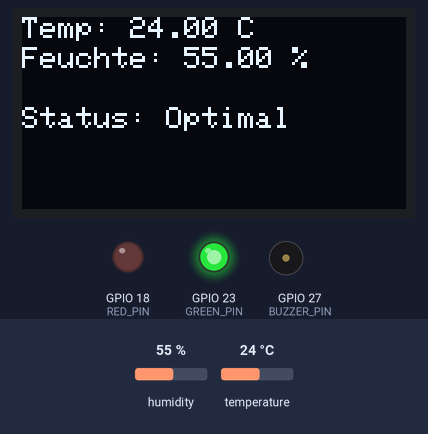
Bench run of a sketch on a simulated ESP32-S2. On the bench: 128×64 one-colour display, output pins drawn as LEDs (lit = HIGH), buzzer (waves = sounding). Inputs (shaded band) come from the test bench; at power-on: humidity 55 %, temperature 24 °C. What the sketch prints to the serial monitor is not drawn.

Above: at 2.8 s.
2.9 s: humidity set to 41 %
At 5.3 s:
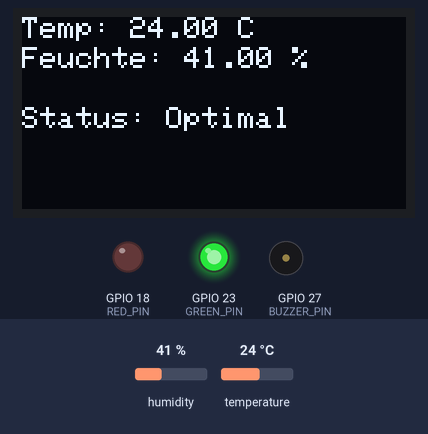
5.6 s: humidity set to 38 %
At 7.0 s:
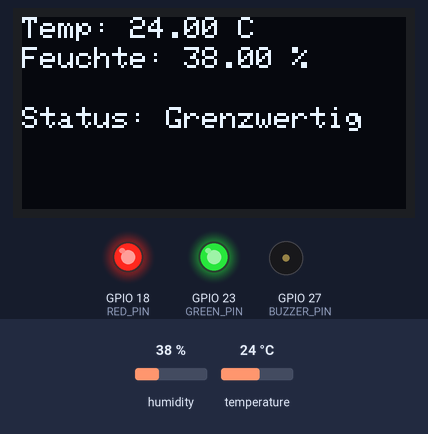
8.3 s: temperature set to 16.7 °C
At 11.1 s:
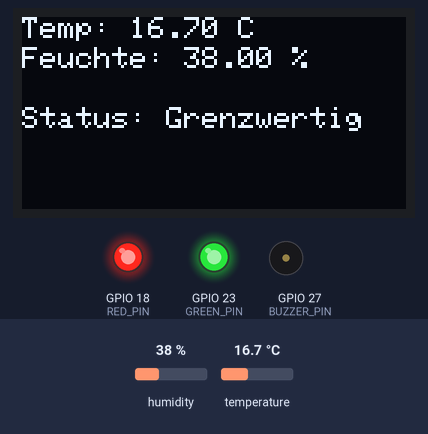
11.7 s: temperature set to 15.3 °C
At 13.2 s:
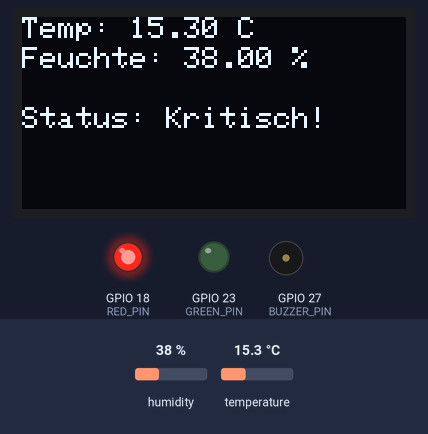
17.7 s: humidity set to 22 %
At 20.0 s:
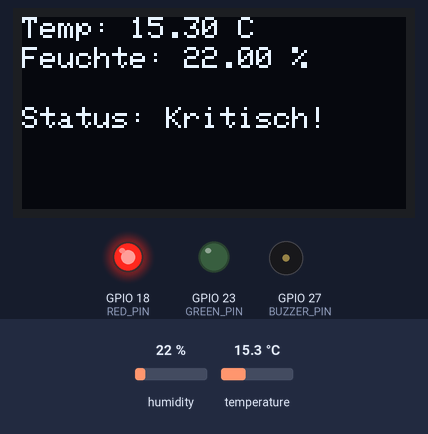
Timing chart, 0 to 24.7 s (numbered marks = the images above; inputs shaded):
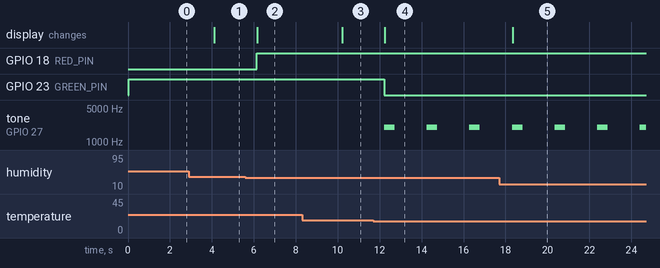

The sketch:

sketch.ino
```cpp
#include <DHT.h>
#include <Wire.h>
#include <Adafruit_GFX.h>
#include <Adafruit_SSD1306.h>

// Pins
#define DHTPIN 4
#define DHTTYPE DHT22
#define RED_PIN 18
#define GREEN_PIN 23
#define BUZZER_PIN 27

// OLED-Konfiguration
#define SCREEN_WIDTH 128
#define SCREEN_HEIGHT 64
Adafruit_SSD1306 display(SCREEN_WIDTH, SCREEN_HEIGHT, &Wire, -1);

// Sensor
DHT dht(DHTPIN, DHTTYPE);

// Setup
void setup() {
  Serial.begin(115200);
  dht.begin();

  pinMode(RED_PIN, OUTPUT);
  pinMode(GREEN_PIN, OUTPUT);
  pinMode(BUZZER_PIN, OUTPUT);

  // OLED initialisieren
  if (!display.begin(SSD1306_SWITCHCAPVCC, 0x3C)) {
    Serial.println(F("OLED nicht gefunden"));
    while (true);
  }
  display.clearDisplay();
  display.setTextSize(1);
  display.setTextColor(SSD1306_WHITE);
}

// Hilfsfunktion: Ampelsteuerung
void setLED(bool red, bool green) {
  digitalWrite(RED_PIN, red ? HIGH : LOW);
  digitalWrite(GREEN_PIN, green ? HIGH : LOW);
}

// Hauptloop
void loop() {
  float temp = dht.readTemperature();
  float hum = dht.readHumidity();

  // Sensorfehler prüfen
  if (isnan(temp) || isnan(hum)) {
    Serial.println("Fehler beim Lesen vom DHT-Sensor!");
    return;
  }

  // Anzeige im Seriellen Monitor
  Serial.print("Temp: ");
  Serial.print(temp);
  Serial.print(" °C, Feuchte: ");
  Serial.print(hum);
  Serial.println(" %");

  // OLED aktualisieren
  display.clearDisplay();
  display.setCursor(0, 0);
  display.print("Temp: ");
  display.print(temp);
  display.print(" C");
  display.setCursor(0, 10);
  display.print("Feuchte: ");
  display.print(hum);
  display.print(" %");

  String status = "";

  // Logik für Ampelfarben
  bool kritisch = (temp < 16 || temp > 30 || hum < 30 || hum > 70);
  bool grenzwertig = (!kritisch) && ((temp >= 16 && temp <= 19) || (temp >= 26 && temp <= 30)
                                    || (hum >= 30 && hum <= 39) || (hum >= 61 && hum <= 70));
  bool optimal = (!kritisch && !grenzwertig);

  if (optimal) {
    setLED(false, true);  // Grün
    status = "Optimal";
    noTone(BUZZER_PIN);
  } else if (grenzwertig) {
    setLED(true, true);   // Gelb (Rot + Grün)
    status = "Grenzwertig";
    noTone(BUZZER_PIN);
  } else {
    setLED(true, false);  // Rot
    status = "Kritisch!";
    tone(BUZZER_PIN, 2000, 500);  // 2kHz für 500 ms
  }

  display.setCursor(0, 30);
  display.print("Status: ");
  display.print(status);
  display.display();

  delay(2000);
}
```

Measured:
- the behaviour switches between 40 and 39 % on humidity (found by bisection; images 1 and 2)
- the behaviour switches between 16 and 15.9 °C on temperature (found by bisection; images 3 and 4)
- after the input at 2.9 s, the display: changes after 1.2 s (image 1)
- after the input at 5.6 s, GPIO 18 (RED_PIN): LOW → HIGH after 0.53 s; the display: changes after 0.55 s (image 2)
- after the input at 8.3 s, the display: changes after 1.9 s (image 3)
- after the input at 11.7 s, GPIO 23 (GREEN_PIN): HIGH → LOW after 0.52 s; tone on GPIO 27 (BUZZER_PIN): alternates 2000 Hz for 0.50 s and silent for 1.5 s, starting after 0.52 s; the display: changes after 0.55 s (image 4)
- after the input at 17.7 s, the display: changes after 0.64 s (image 5)
